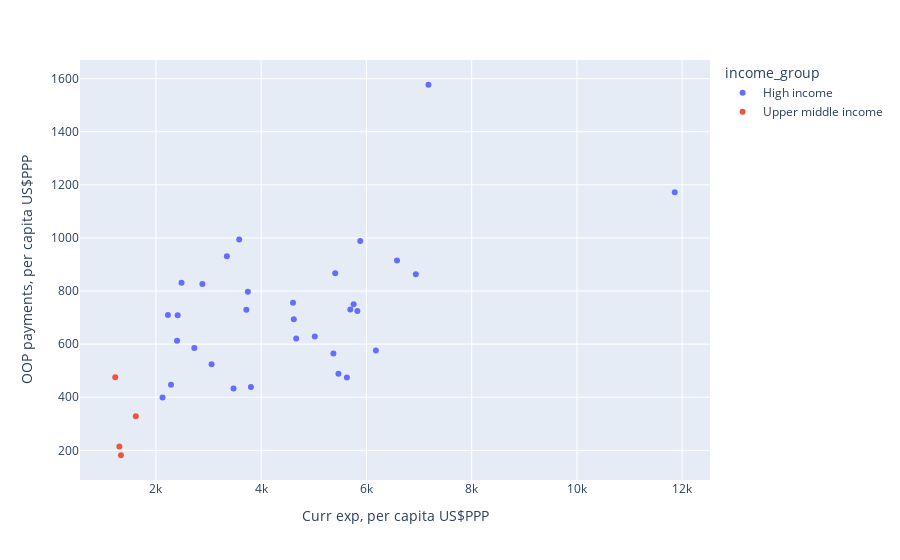

The notebook cell saved with this chart:
### Code cell
# Created scatterplot with fig1_2020
px.scatter(fig1_2020_v2, x='Curr exp, per capita US$PPP', y='OOP payments, per capita US$PPP', color='income_group')

### Figure 1 — Plotly figure (JSON) as saved in the notebook; plotly's stock layout.template omitted (floating-point values rounded to 4 significant figures)
{"data": [{"hovertemplate": "income_group=High income<br>Curr exp, per capita US$PPP=%{x}<br>OOP payments, per capita US$PPP=%{y}<extra></extra>", "legendgroup": "High income", "marker": {"color": "#636efa", "symbol": "circle"}, "mode": "markers", "name": "High income", "orientation": "v", "showlegend": true, "type": "scatter", "x": [5883.0, 5407.0, 5828.0, 2413.0, 3805.0, 5694.0, 2729.0, 4605.0, 5468.0, 6939.0, 2486.0, 2402.0, 4620.0, 5373.0, 3057.0, 3747.0, 4666.0, 3582.0, 2228.0, 2882.0, 5628.0, 6180.0, 6582.0, 2286.0, 3348.0, 2126.0, 3474.0, 3718.0, 5757.0, 7179.0, 5019.0, 11860.0], "xaxis": "x", "y": [988.5, 867.3, 724.5, 708.8, 438.5, 730.5, 585.2, 755.6, 488.9, 862.9, 831.3, 613.1, 693.8, 564.3, 524.1, 797.3, 621.0, 994.1, 710.1, 826.9, 474.1, 576.0, 914.7, 446.6, 930.7, 398.6, 433.4, 729.6, 750.3, 1577.0, 629.2, 1172.0], "yaxis": "y"}, {"hovertemplate": "income_group=Upper middle income<br>Curr exp, per capita US$PPP=%{x}<br>OOP payments, per capita US$PPP=%{y}<extra></extra>", "legendgroup": "Upper middle income", "marker": {"color": "#EF553B", "symbol": "circle"}, "mode": "markers", "name": "Upper middle income", "orientation": "v", "showlegend": true, "type": "scatter", "x": [1336.0, 1618.0, 1227.0, 1305.0], "xaxis": "x", "y": [181.5, 328.2, 475.6, 214.4], "yaxis": "y"}], "layout": {"legend": {"title": {"text": "income_group"}, "tracegroupgap": 0}, "margin": {"t": 60}, "xaxis": {"anchor": "y", "domain": [0, 1], "title": {"text": "Curr exp, per capita US$PPP"}}, "yaxis": {"anchor": "x", "domain": [0, 1], "title": {"text": "OOP payments, per capita US$PPP"}}}}
